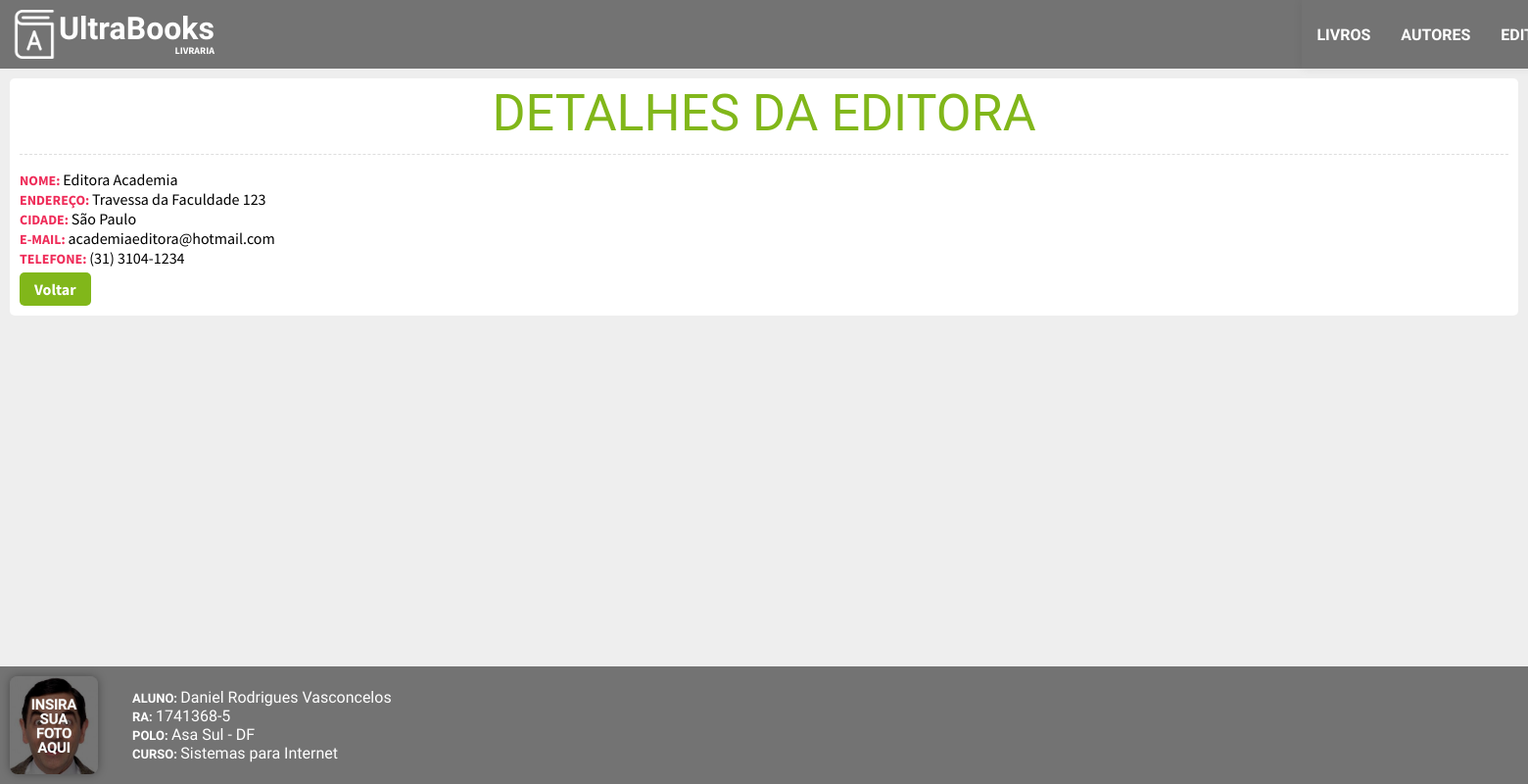
The app's page /controller/editoras.php?acao=detalhes&id=2 with its own data.
### tables this page shows
CREATE TABLE `editora` (
  `id` int(11) NOT NULL,
  `nome` varchar(255) NOT NULL,
  `endereco` varchar(255) NOT NULL,
  `cidade` varchar(255) NOT NULL,
  `email` varchar(255) NOT NULL,
  `telefone` varchar(45) NOT NULL
);

### controller/editoras.php (called while the page is built, shortened)
<?php
class editoras{
    private function getDetalhes() {
        include("../model/conexao.php");
        $id = $_GET["id"];
        $query = $conectar->query("SELECT * FROM editora WHERE id = $id");
        $dados = $query->fetch_assoc();
        return $dados;
    }
    public function exibirView(){
        if(isset($_GET["acao"])){
            switch($_GET["acao"]) {
                case "detalhes":
                    $editora = $this->getDetalhes();
                    break;
            }
        }   else {
            $editoras = $this->listarEditoras();
            $conteudo = "../view/editoras/lista.php";
        }
        include("../view/view.php");
    }
}
$editoras = new editoras;
$editoras->exibirView();
?>

### view/editoras/detalhes.php (the view)
<section id="conteudo">
	<header class="column">
		<h1>Detalhes da editora</h1>
	</header>
	<div class="detalhes">
		<ul>
			<li><b>Nome: </b><?=$editora["nome"];?>
            </li>
			<li><b>Endereço: </b><?=$editora["endereco"];?></li>
			<li><b>Cidade: </b><?=$editora["cidade"];?></li>
			<li><b>E-mail: </b><?=$editora["email"];?>
            </li>
			<li><b>Telefone: </b><?=$editora["telefone"];?></li>
		</ul>
	</div>
	<div class="ferramentas">
		<a href="editoras.php" class="botao">Voltar</a>
	</div>
</section>

### css/estilos.css (style rules this page uses)
html { height: 100%; box-sizing: border-box; }
*, *:before, *:after { box-sizing: inherit; }
body { margin: 0; padding: 0; background: #EEE; font-family: 'Source Sans Pro', sans-serif; min-height: 100%; position: relative; }
h1, h2, h3, h4, h5, h6 { margin: 0; padding: 0; line-height: 100%; }
ul, li { margin: 0; padding: 0; list-style: none; }
a,a:hover,a:focus,a:visited { text-decoration: none; color:inherit }
.botao, input, button, select { font-family: 'Source Sans Pro', sans-serif; font-size: 16px; border-radius: 5px; background: #FFF; }
.botao { border: none !important; background: #81B71A; padding: 7px 15px; font-weight: bold; color: #FFF !important; cursor: pointer; box-shadow: 0 0 0px transparent; transition: background 500ms, box-shadow 500ms; align-self: center; }
#conteudo { margin: 10px; padding: 10px; background: #FFF; border-radius: 5px; }
.column { flex-direction: column !important; }
#conteudo header { padding-bottom: 15px; margin-bottom: 15px; border-bottom: 1px dashed #dedede; display: flex; }
#conteudo header h1 { font-size: 52px; text-align: center; text-transform: uppercase; font-weight: normal; font-family: 'Dosis', sans-serif; color: #81B71A; }
#conteudo .detalhes { display: flex; }
#conteudo .detalhes ul b { color: #ef2c59; font-size: 14px; text-transform: uppercase; }
.ferramentas { margin-top: 5px; display: flex; }
.ferramentas .botao { margin-right: 5px; }

### records on screen
editora: nome "Editora Academia", endereco "Travessa da Faculdade 123", cidade "São Paulo", email "academiaeditora@hotmail.com", telefone "(31) 3104-1234"
